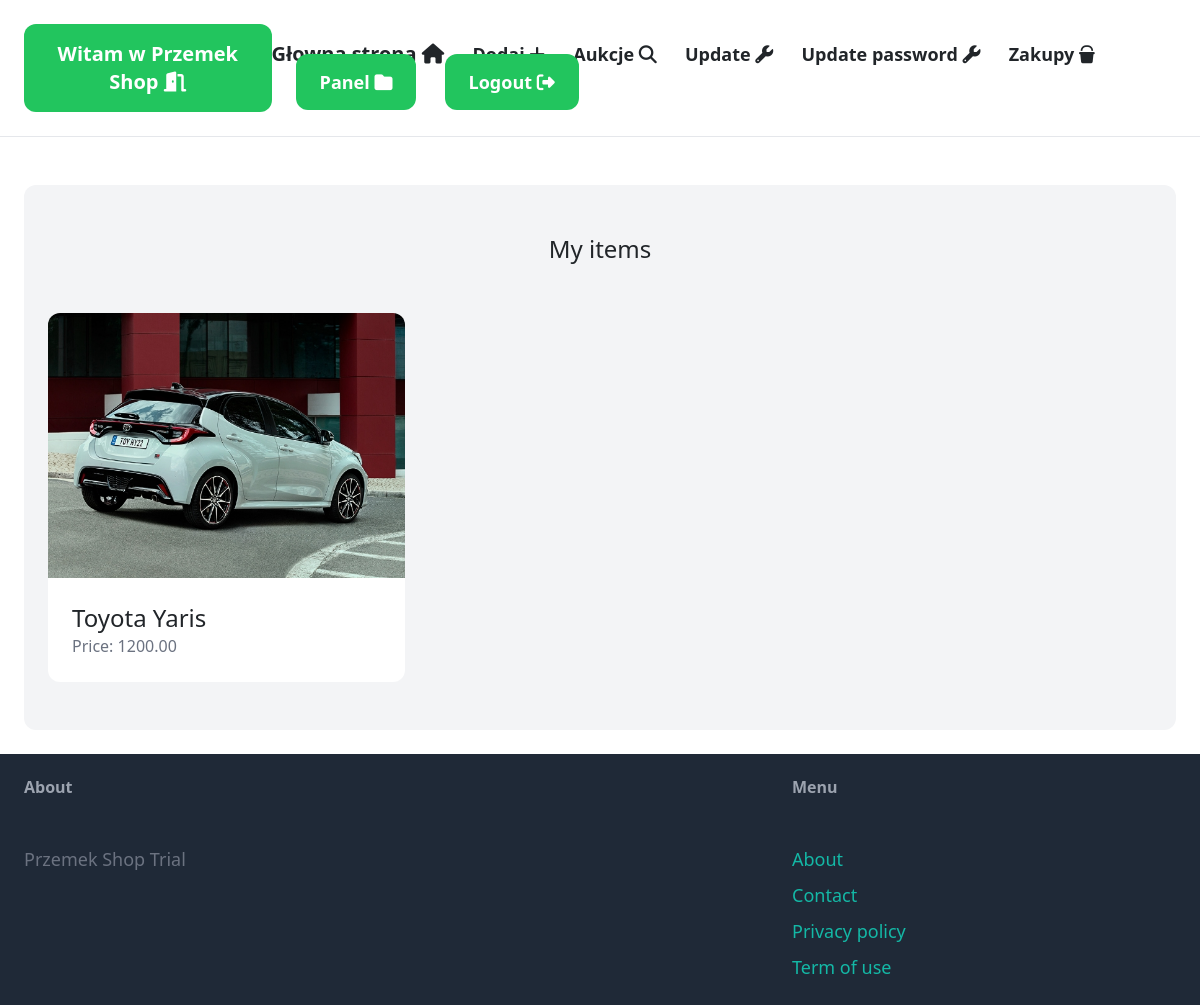
The app's page /dashboard/ (signed in) with its own data.
### przedmioty/models.py (models this page shows, shortened)
class Item(models.Model):
    category = models.ForeignKey(Category, related_name='items', on_delete=models.CASCADE)
    name = models.CharField(max_length=255)
    description = models.TextField(blank=True, null=True)
    price = models.DecimalField(max_digits=12,decimal_places=2)
    min_price = models.FloatField(null=True, blank=True)
    image = models.ImageField(upload_to='item_images', blank=True, null=True)
    is_sold = models.BooleanField(default=False)
    created_by = models.ForeignKey(CustomUser, related_name='items', on_delete=models.CASCADE)
    created_at = models.DateTimeField(auto_now_add=True)

### panel/views.py (the view)
# urls.py: path('', views.index, name='index'),
@login_required
def index(request):
    items = Item.objects.filter(created_by=request.user)
    return render(request, 'dashboard/index.html', {
        'items': items,
    })

### panel/templates/dashboard/index.html (shortened to what this page needs)
{% extends 'base.html' %}
{% block content %}
    <div class="mt-6 px-6 py-12 bg-gray-100 rounded-xl">
        <h2 class="mb-12 text-2xl text-center">My items</h2>
        <div class="grid grid-cols-3 gap-3">
            {% for item in items %}
                <div>
                    <a href="{% url 'item:detail' item.id %}">
                        <div>
                            <img src="{{ item.image.url }}" class="rounded-t-xl">
                        </div>
                        <div class="p-6 bg-white rounded-b-xl">
                            <h2 class="text-2xl">{{ item.name }}</h2>
                            <p class="text-gray-500">Price: {{ item.price }}</p>
                        </div>
                    </a>
                </div>
            {% endfor %}
        </div>
    </div>
{% endblock %}

### records on screen
Item: image (picture), name "Toyota Yaris", price "1200.00"
